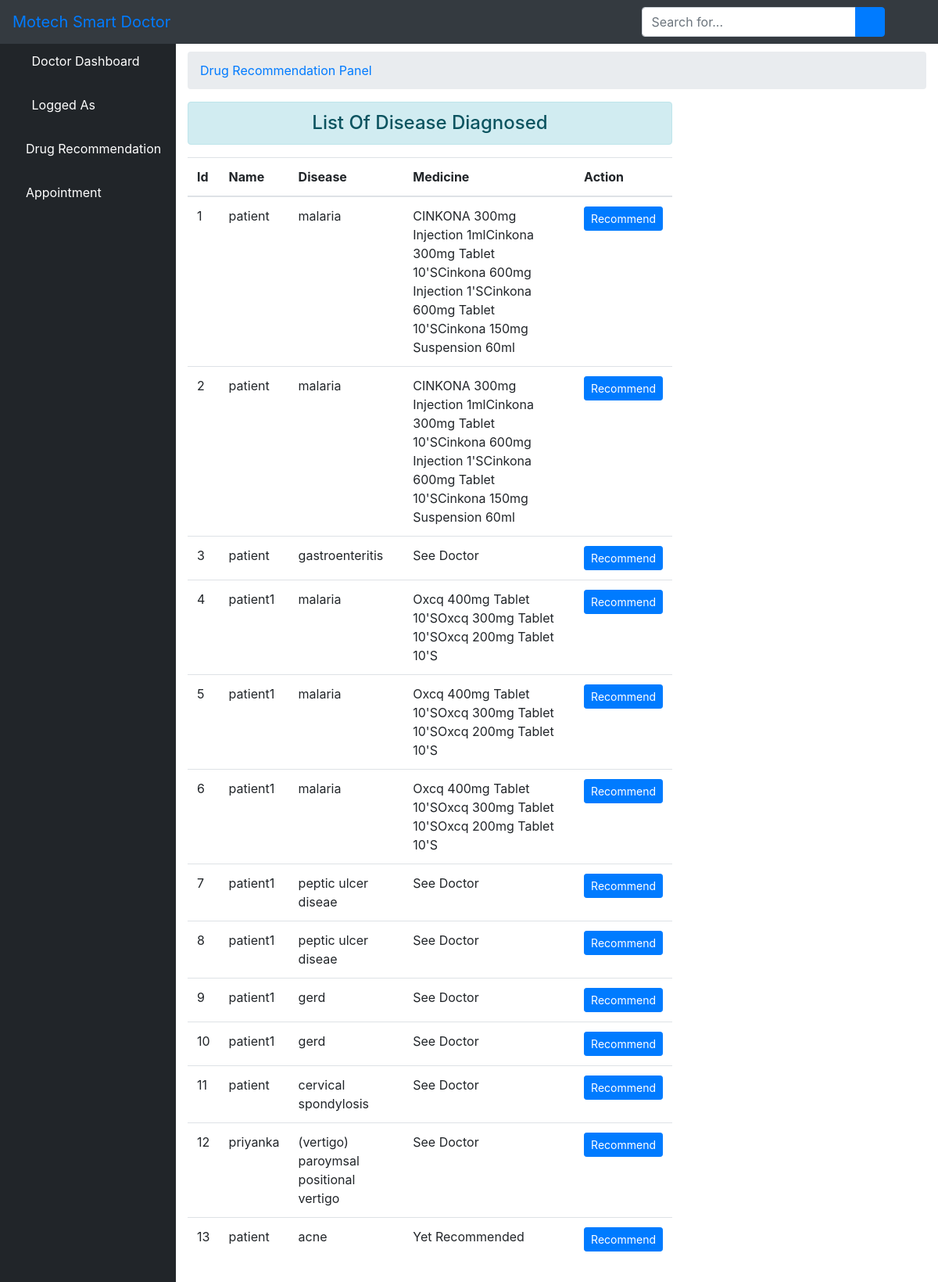
The app's page /commend/ with its own data.
### core/models.py (models this page shows, shortened)
class Medical(models.Model):
    s1 = models.CharField(max_length=200)
    s2 = models.CharField(max_length=200)
    s3 = models.CharField(max_length=200)
    s4 = models.CharField(max_length=200)
    s5 = models.CharField(max_length=200)
    disease = models.CharField(max_length=200)
    medicine = models.CharField(max_length=200)
    patient = models.ForeignKey(User, related_name="patient", on_delete= models.CASCADE)
    doctor = models.ForeignKey(User, related_name="doctor", on_delete= models.CASCADE, null=True)
    created_on = models.DateTimeField(auto_now_add=True)

class User(AbstractUser):
    is_patient = models.BooleanField(default=False)
    is_doctor = models.BooleanField(default=False)
    phonenumber = models.CharField(max_length=200,null=True)

### core/views.py (the view)
# urls.py: path('commend/', views.doctor_commend, name='commend'),
def doctor_commend(request):
	user_id = request.user.id
	disease = Medical.objects.all()
	context = {'disease':disease}
	return render(request, 'doctor/result.html', context)

### core/templates/doctor/result.html (shortened to what this page needs)
{% extends 'doctor/base.html' %}
{% block body %}
 <div id="content-wrapper">
        <div class="container-fluid">
            <ol class="breadcrumb">
                <li class="breadcrumb-item">
                    <a href="">Drug Recommendation Panel</a>
                </li>
            </ol>
            <div class="row">
            <div class="col-sm-8">
                <h4 class="text-center alert alert-info">List Of Disease Diagnosed</h4>
                <table class="table table-hover">
                    <thead>
                        <tr>
                            <th scope="col">Id</th>
                            <th scope="col">Name</th>
                            <th scope="col">Disease</th>
                            <th scope="col">Medicine</th>
                            <th scope="col">Action</th>
                        </tr>
                    </thead>
                    <tbody id="tbody">
                        {% for d in disease %}
                        <tr>
                            <td>{{ d.id }}</td>
                            <td>{{ d.patient.username }}</td>
                            <td>{{ d.disease }}</td>
                            {% if d.medicine == "" %}
                            <td>Yet Recommended</td>
                            {% else %}
                            <td>{{ d.medicine }}</td>
                            {% endif %}
                            <td><input class="btn btn-primary btn-sm btn_recommend" type="button" data-sid="{{d.id}}" value="Recommend">
                          </td>
                        </tr>
                        {% endfor %}
                    </tbody>
                </table>
            </div>
            </div>
        </div>
        </div>
{% endblock %}

### core/templates/doctor/base.html (shortened to what this page needs)
{% load static %}
<!DOCTYPE html>
<html>
<head>
    <link rel="stylesheet" href="{% static 'core/css/bootstrap/four/bootstrap.css' %}">
    <link href="{% static 'core/css/sb-admin.css' %}" rel="stylesheet">
    <link href="{% static 'core/css/fontawesome-free/css/all.min.css' %}" rel="stylesheet" type="text/css">
</head>
<body id="page-top">
<nav class="navbar navbar-expand navbar-dark bg-dark fixed-top">
    <a class="navbar-brand mr-1 text-primary" href="">Motech Smart Doctor</a>
    <button class="btn btn-link btn-sm text-white order-1 order-sm-0" id="sidebarToggle" href="#">
        <i class="fas fa-bars"></i>
    </button>
    <form class="d-none d-md-inline-block form-inline ml-auto mr-0 mr-md-3 my-2 my-md-0">
        <div class="input-group">
            <input type="text" class="form-control" placeholder="Search for..." aria-label="Search" aria-describedby="basic-addon2">
            <div class="input-group-append">
                <button class="btn btn-primary" type="button">
                    <i class="fas fa-search"></i>
                </button>
            </div>
        </div>
    </form>
    <ul class="navbar-nav ml-auto ml-md-0">
        <li class="nav-item dropdown no-arrow">
            <a class="nav-link dropdown-toggle" href="#" id="userDropdown" role="button" data-toggle="dropdown" aria-haspopup="true" aria-expanded="false">
                <i class="fas fa-user-circle fa-fw text-primary"></i>
            </a>
        </li>
    </ul>
</nav>
<div id="wrapper" style="padding-top: 50px">
<ul class="sidebar navbar-nav">
    <li class="nav-item active">
        <a class="nav-link" href="{% url 'doctor' %}">
            <i class="fas fa-fw fa-tachometer-alt"></i>
            <span>Doctor Dashboard</span>
        </a>
    </li>
    <li class="nav-item active">
        <a class="nav-link" href="">
            <i class="fas fa-user-circle fa-fw text-primary"></i>
            <span>Logged As {{ user.username }}</span>
        </a>
    </li>
    <li class="nav-item">
        <a class="nav-link" href="{% url 'commend' %}">
            <i class="fas fa-medkit text-primary"></i>
            <span style="color: white">Drug Recommendation</span>
        </a>
    </li>
    <li class="nav-item">
        <a class="nav-link" href="{% url 'meet_list' %}">
            <i class="fas fa-calendar text-primary"></i>
            <span style="color: white">Appointment</span>
        </a>
    </li>
</ul>
    {% block body %}{% endblock %}
</div>

### records on screen
Medical: id "1", patient.username "patient", disease "malaria", medicine "CINKONA 300mg Injection 1mlCinkona 300mg Tablet 10'SCinkona 600mg Injection 1'SCinkona 600mg Tablet 10'SCinkona 150mg Suspension 60ml"
Medical: id "2", patient.username "patient", disease "malaria", medicine "CINKONA 300mg Injection 1mlCinkona 300mg Tablet 10'SCinkona 600mg Injection 1'SCinkona 600mg Tablet 10'SCinkona 150mg Suspension 60ml"
Medical: id "3", patient.username "patient", disease "gastroenteritis", medicine "See Doctor"
Medical: id "4", patient.username "patient1", disease "malaria", medicine "Oxcq 400mg Tablet 10'SOxcq 300mg Tablet 10'SOxcq 200mg Tablet 10'S"
Medical: id "5", patient.username "patient1", disease "malaria", medicine "Oxcq 400mg Tablet 10'SOxcq 300mg Tablet 10'SOxcq 200mg Tablet 10'S"
Medical: id "6", patient.username "patient1", disease "malaria", medicine "Oxcq 400mg Tablet 10'SOxcq 300mg Tablet 10'SOxcq 200mg Tablet 10'S"
Medical: id "7", patient.username "patient1", disease "peptic ulcer diseae", medicine "See Doctor"
Medical: id "8", patient.username "patient1", disease "peptic ulcer diseae", medicine "See Doctor"
Medical: id "9", patient.username "patient1", disease "gerd", medicine "See Doctor"
Medical: id "10", patient.username "patient1", disease "gerd", medicine "See Doctor"
Medical: id "11", patient.username "patient", disease "cervical spondylosis", medicine "See Doctor"
Medical: id "12", patient.username "priyanka", disease "(vertigo) paroymsal positional vertigo", medicine "See Doctor"
Medical: id "13", patient.username "patient", disease "acne", medicine "Yet Recommended"
